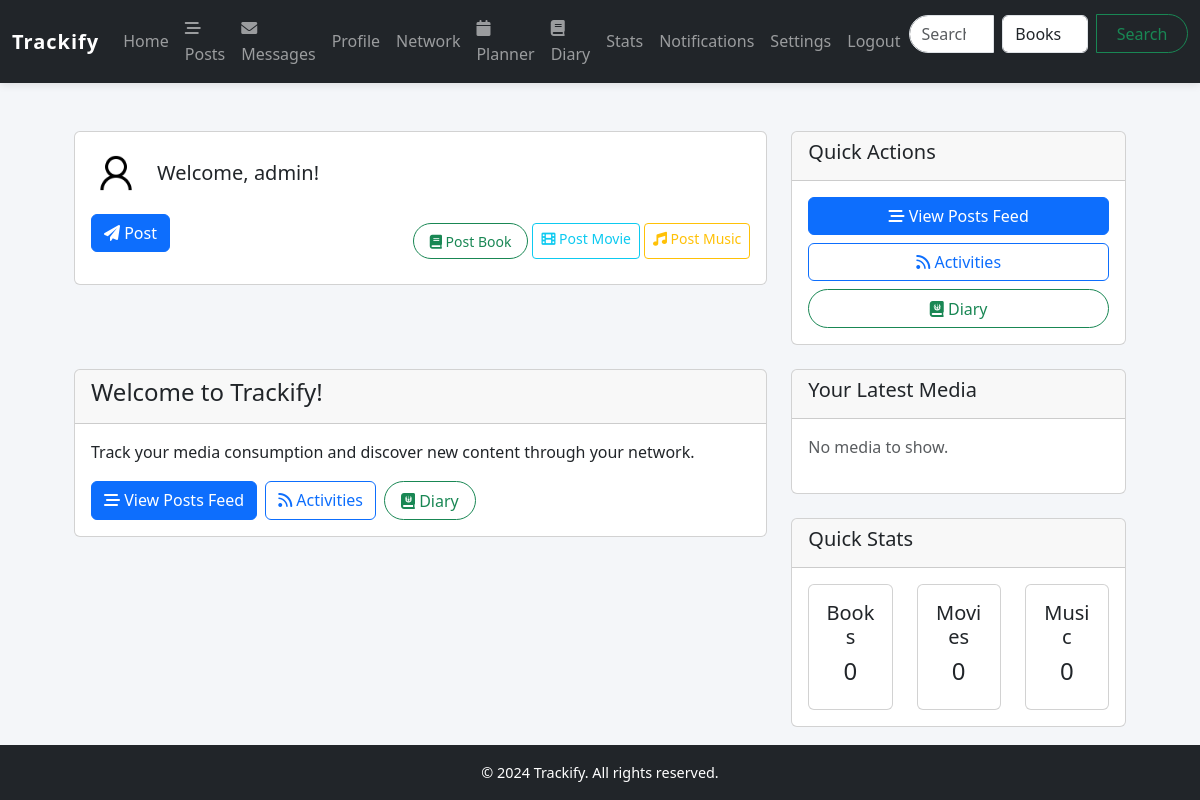
Page / (signed in) on the earlier database version.
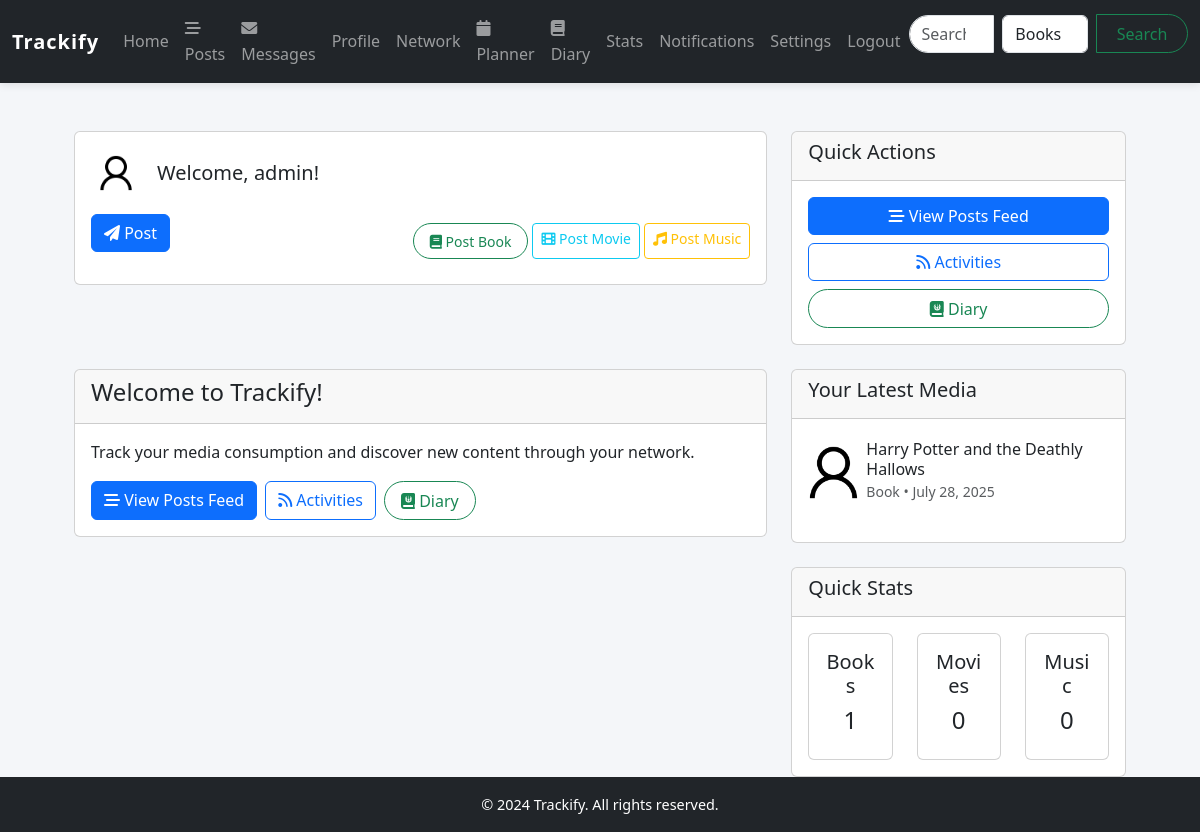
Same page on the later database version.
### models/user_model.py (models this page shows, shortened)
class User(db.Model, UserMixin):
    __tablename__ = 'users'
    user_id = db.Column(db.Integer, primary_key=True)
    username = db.Column(db.String(255), unique=True, nullable=False)
    password_hash = db.Column(db.String(255), nullable=False)
    email = db.Column(db.String(255), unique=True, nullable=False)
    join_date = db.Column(db.DateTime, default=datetime.utcnow)
    profile_picture = db.Column(db.String(256), nullable=True)
    bio = db.Column(db.Text, default=None)
    theme = db.Column(db.String(20), default='light')
    notifications_enabled = db.Column(db.Boolean, default=True)
    email_notifications = db.Column(db.Boolean, default=True)
    ratings = db.relationship('Rating', backref='user', lazy='dynamic')
    reviews = db.relationship('Review', backref='user', lazy='dynamic')
    custom_lists = db.relationship('CustomList', backref='creator', lazy='dynamic')
    messages_sent = db.relationship('Message', foreign_keys='Message.sender_id', backref='sender', lazy='dynamic')
    messages_received = db.relationship('Message', foreign_keys='Message.recipient_id', backref='recipient', lazy='dynamic')
    user_media = db.relationship('UserMedia', backref='user', lazy='dynamic')
    following = db.relationship(
        'Follow',
        foreign_keys='Follow.follower_id',
        backref=db.backref('follower', lazy='joined'),
        lazy='dynamic',
        cascade='all, delete-orphan'
    )
    followers = db.relationship(
        'Follow',
        foreign_keys='Follow.followed_id',
        backref=db.backref('followed', lazy='joined'),
        lazy='dynamic',
        cascade='all, delete-orphan'
    )
    @property
    def profile_picture_url(self):
        if not self.profile_picture or self.profile_picture == '':
            return 'defaults/user.png'
        return self.profile_picture

### models/user_media_model.py (models this page shows, shortened)
class UserMedia(db.Model):
    __tablename__ = 'user_media'
    user_media_id = db.Column(db.Integer, primary_key=True, autoincrement=True)
    user_id = db.Column(db.Integer, db.ForeignKey('users.user_id'), nullable=False)
    cinema_id = db.Column(db.Integer, db.ForeignKey('cinema.cinema_id'))
    book_id = db.Column(db.Integer, db.ForeignKey('books.book_id'))
    music_id = db.Column(db.Integer, db.ForeignKey('music.music_id'))
    media_type = db.Column(db.Enum('book', 'music', 'cinema', name='media_type'), nullable=False)
    done = db.Column(db.Boolean, default=False)
    planned = db.Column(db.Boolean, default=False)
    date_consumed = db.Column(db.DateTime, default=None)
    review = db.Column(db.Text, default=None)
    rating = db.Column(db.DECIMAL(2, 1), default=None)
    tags = db.Column(db.JSON, default=list)
    created_at = db.Column(db.DateTime, default=datetime.utcnow)
    __table_args__ = (db.UniqueConstraint('user_id', 'book_id', 'music_id', 'cinema_id', name='unique_media'),)
    book = db.relationship('Book', backref='user_media')
    cinema = db.relationship('Cinema', backref='user_media')
    music = db.relationship('Music', backref='user_media')

### models/book_model.py (models this page shows, shortened)
class Book(db.Model):
    __tablename__ = 'books'
    book_id = db.Column(db.Integer, primary_key=True, autoincrement=True)
    title = db.Column(db.String(255), nullable=False)
    author = db.Column(db.String(255), nullable=False)
    genre = db.Column(db.String(100))
    year = db.Column(db.Integer)
    language = db.Column(db.String(100))
    publisher = db.Column(db.String(100))
    country = db.Column(db.String(100))
    description = db.Column(db.Text)
    coverart = db.Column(db.String(255))

### routes/main_routes.py (the view)
@main_routes.route('/')
@login_required
def home():
    recent_books = UserMedia.query.filter_by(user_id=current_user.user_id, media_type='book')\
        .order_by(desc(UserMedia.created_at)).limit(1).first()
    recent_cinema = UserMedia.query.filter_by(user_id=current_user.user_id, media_type='cinema')\
        .order_by(desc(UserMedia.created_at)).limit(1).first()
    recent_music = UserMedia.query.filter_by(user_id=current_user.user_id, media_type='music')\
        .order_by(desc(UserMedia.created_at)).limit(1).first()
    recent_media = [item for item in [recent_books, recent_cinema, recent_music] if item is not None]
    return render_template('home.html',
                         recent_media=recent_media)

### templates/home.html
{% extends "base.html" %}
{% block content %}
<div class="container mt-4">
    <div class="row mb-4">
        <div class="col-md-8">
            <div class="card">
                <div class="card-body">
                    <form method="POST" action="{{ url_for('post_routes.create_post') }}" id="quickPostForm">
                        <div class="d-flex align-items-center mb-3">
                            <a href="{{ url_for('user_routes.profile') }}">
                                <img src="{{ url_for('static', filename=current_user.profile_picture_url) }}" alt="Your profile picture" class="rounded-circle" width="50" height="50">
                            </a>
                            <div class="ms-3">
                                <h5 class="mb-0">Welcome, {{ current_user.username }}!</h5>
                            </div>
                        </div>
                        <div class="d-flex justify-content-between align-items-center">
                            <div class="d-flex gap-2">
                                <button type="submit" class="btn btn-primary">
                                    <i class="fas fa-paper-plane"></i> Post
                                </button>
                            </div>
                            <div class="d-flex gap-1">
                                <a href="{{ url_for('media_routes.books') }}" class="btn btn-sm btn-outline-success">
                                    <i class="fas fa-book"></i> Post Book
                                </a>
                                <a href="{{ url_for('media_routes.cinema') }}" class="btn btn-sm btn-outline-info">
                                    <i class="fas fa-film"></i> Post Movie
                                </a>
                                <a href="{{ url_for('media_routes.music') }}" class="btn btn-sm btn-outline-warning">
                                    <i class="fas fa-music"></i> Post Music
                                </a>
                            </div>
                        </div>
                    </form>
                </div>
            </div>
        </div>
        <div class="col-md-4">
            <div class="card">
                <div class="card-header">
                    <h5>Quick Actions</h5>
                </div>
                <div class="card-body">
                    <div class="d-grid gap-2">
                        <a href="{{ url_for('post_routes.posts') }}" class="btn btn-primary">
                            <i class="fas fa-stream"></i> View Posts Feed
                        </a>
                        <a href="{{ url_for('media_routes.feed') }}" class="btn btn-outline-primary">
                            <i class="fas fa-rss"></i> Activities
                        </a>
                        <a href="{{ url_for('main_routes.diary') }}" class="btn btn-outline-success">
                            <i class="fas fa-journal-whills"></i> Diary
                        </a>
                    </div>
                </div>
            </div>
        </div>
    </div>
    <div class="row">
        <div class="col-md-8">
            <div class="card">
                <div class="card-header">
                    <h4>Welcome to Trackify!</h4>
                </div>
                <div class="card-body">
                    <p class="mb-3">Track your media consumption and discover new content through your network.</p>
                    <div class="d-flex gap-2">
                        <a href="{{ url_for('post_routes.posts') }}" class="btn btn-primary">
                            <i class="fas fa-stream"></i> View Posts Feed
                        </a>
                        <a href="{{ url_for('media_routes.feed') }}" class="btn btn-outline-primary">
                            <i class="fas fa-rss"></i> Activities
                        </a>
                        <a href="{{ url_for('main_routes.diary') }}" class="btn btn-outline-success">
                            <i class="fas fa-journal-whills"></i> Diary
                        </a>
                    </div>
                </div>
            </div>
        </div>
        <div class="col-md-4">
            <div class="card mb-4">
                <div class="card-header">
                    <h5>Your Latest Media</h5>
                </div>
                <div class="card-body">
                    {% if recent_media %}
                        {% for media in recent_media %}
                            <div class="media-item mb-3">
                                <div class="d-flex align-items-center">
                                    <img src="{{ media.cover_art or url_for('static', filename='defaults/user.png') }}"
                                         class="me-2" style="width: 50px; height: 75px; object-fit: cover;">
                                    <div>
                                        <h6 class="mb-0">
                                            {% if media.media_type == 'book' %}
                                                {{ media.book.title }}
                                            {% elif media.media_type == 'cinema' %}
                                                {{ media.cinema.title }}
                                            {% else %}
                                                {{ media.music.title }}
                                            {% endif %}
                                        </h6>
                                        <small class="text-muted">{{ media.media_type|title }} • {{ media.created_at.strftime('%B %d, %Y') }}</small>
                                    </div>
                                </div>
                            </div>
                        {% endfor %}
                    {% else %}
                        <p class="text-muted">No media to show.</p>
                    {% endif %}
                </div>
            </div>
            <div class="card">
                <div class="card-header">
                    <h5>Quick Stats</h5>
                </div>
                <div class="card-body">
                    <div class="row text-center">
                        <div class="col-md-4">
                            <div class="card text-center">
                                <div class="card-body">
                                    <h5>Books</h5>
                                    <h4>{{ recent_media|selectattr('media_type', 'equalto', 'book')|list|length }}</h4>
                                </div>
                            </div>
                        </div>
                        <div class="col-md-4">
                            <div class="card text-center">
                                <div class="card-body">
                                    <h5>Movies</h5>
                                    <h4>{{ recent_media|selectattr('media_type', 'equalto', 'cinema')|list|length }}</h4>
                                </div>
                            </div>
                        </div>
                        <div class="col-md-4">
                            <div class="card text-center">
                                <div class="card-body">
                                    <h5>Music</h5>
                                    <h4>{{ recent_media|selectattr('media_type', 'equalto', 'music')|list|length }}</h4>
                                </div>
                            </div>
                        </div>
                    </div>
                </div>
            </div>
        </div>
    </div>
</div>
{% endblock %}

### templates/base.html (shortened to what this page needs)
<!DOCTYPE html>
<html lang="en">
<head>
    <link rel="stylesheet" href="https://cdn.jsdelivr.net/npm/bootstrap@5.3.0/dist/css/bootstrap.min.css" />
    <link rel="stylesheet" href="https://cdnjs.cloudflare.com/ajax/libs/font-awesome/6.0.0/css/all.min.css" />
    <link rel="stylesheet" href="{{ url_for('static', filename='style.css') }}" />
</head>
<body class="d-flex flex-column min-vh-100">
    <nav class="navbar navbar-expand-lg navbar-dark bg-dark mb-4">
        <div class="container-fluid">
            <a class="navbar-brand font-weight-bold" href="{{ url_for('main_routes.home') }}">Trackify</a>
            <div class="collapse navbar-collapse justify-content-end" id="navbarNav">
                <ul class="navbar-nav align-items-center">
                    {% if current_user.is_authenticated %}
                    <li class="nav-item">
                        <a class="nav-link" href="{{ url_for('main_routes.home') }}">Home</a>
                    </li>
                    <li class="nav-item">
                        <a class="nav-link" href="{{ url_for('post_routes.posts') }}">
                            <i class="fas fa-stream"></i> Posts
                        </a>
                    </li>
                    <li class="nav-item">
                        <a class="nav-link position-relative" href="{{ url_for('message_routes.messages') }}">
                            <i class="fas fa-envelope"></i> Messages
                        </a>
                    </li>
                    <li class="nav-item">
                        <a class="nav-link" href="{{ url_for('main_routes.profile', username=current_user.username) }}">Profile</a>
                    </li>
                    <li class="nav-item">
                        <a class="nav-link" href="{{ url_for('main_routes.network') }}">Network</a>
                    </li>
                    <li class="nav-item">
                        <a class="nav-link" href="{{ url_for('main_routes.planner') }}">
                            <i class="fas fa-calendar"></i> Planner
                        </a>
                    </li>
                    <li class="nav-item">
                        <a class="nav-link" href="{{ url_for('main_routes.diary') }}">
                            <i class="fas fa-book"></i> Diary
                        </a>
                    </li>
                    <li class="nav-item">
                        <a class="nav-link" href="{{ url_for('main_routes.stats') }}">Stats</a>
                    </li>
                    <li class="nav-item">
                        <a class="nav-link" href="{{ url_for('media_routes.notifications') }}">Notifications</a>
                    </li>
                    <li class="nav-item">
                        <a class="nav-link" href="{{ url_for('main_routes.settings') }}">Settings</a>
                    </li>
                    <li class="nav-item">
                        <a class="nav-link" href="{{ url_for('user_routes.logout') }}">Logout</a>
                    </li>
                    <form class="form-inline my-2 my-lg-0 d-flex align-items-center"
                        action="{{ url_for('media_routes.search') }}" method="GET">
                        <input class="form-control me-2" type="search" placeholder="Search" aria-label="Search"
                            name="search_query" required />
                        <select class="form-control me-2" name="media_type" required>
                            <option value="books">Books</option>
                        </select>
                        <button class="btn btn-outline-success" type="submit">Search</button>
                    </form>
                    {% endif %}
                </ul>
            </div>
        </div>
    </nav>
    <main class="flex-grow-1">
        <div class="container mt-4">
            {% block content %}{% endblock %}
        </div>
    </main>
    <footer class="mt-auto py-3 bg-dark text-white text-center">
        <p class="mb-0">&copy; 2024 Trackify. All rights reserved.</p>
    </footer>
</body>
</html>

Differences in the rows shown:
added UserMedia: book "Harry Potter and the Deathly Hallows", media_type "Book", created_at "July 28, 2025"
Other differences:
{{ recent_media|selectattr('media_type', 'equalto', 'book')|list|length }}: "0" → "1"
text no longer shown: "No media to show."
